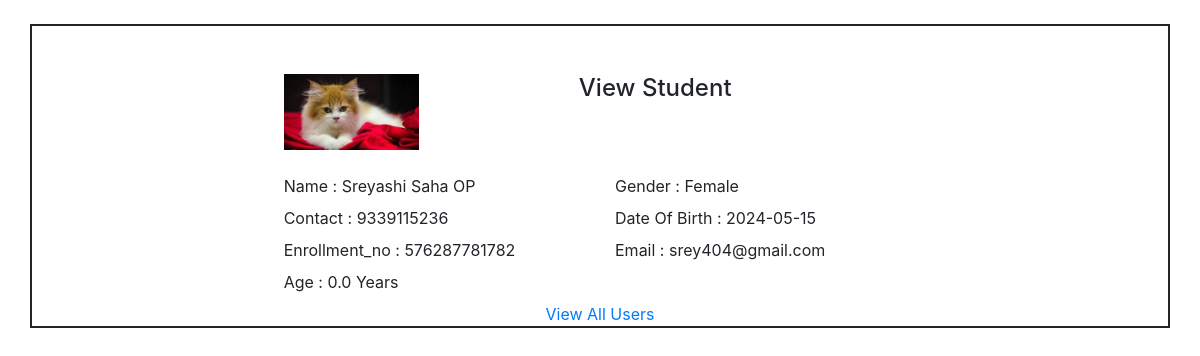
/8/view_user, run on the app's committed database.
### tables this page shows
CREATE TABLE users (id INTEGER PRIMARY KEY AUTOINCREMENT, name TEXT , email TEXT, gender TEXT, contact TEXT, dob date, Enrollment_no TEXT , profile_pic BLOB);

### crud.py (the view)
@app.route("/<int:id>/view_user", methods=("GET", "POST"))
def view_user(id):
    row = get_post(id)
    with sqlite3.connect("users.db") as con:
        cur = con.cursor()
        filename_or = row["profile_pic"]
        packages =  con.execute('Select date(dob) FROM users WHERE id = ?', (id,)).fetchone()
        for dob in packages:
            dob = datetime.strptime(dob, '%Y-%m-%d')
            age = (datetime.today() - dob).days/365
            age = round(age, 1)
    return render_template("view_user.html",row = row, now_date = age,)

### crud.py (called while the page is built)
def get_post(id):
    con = sqlite3.connect("users.db")
    con.row_factory = sqlite3.Row
    user = con.execute('SELECT * FROM users WHERE id = ?',(id,)).fetchone()
    con.close()
    if user is None:
        abort(404)
    return user

### Templates/view_user.html (shortened to what this page needs)
<!DOCTYPE html>
<html>
  <head>
    <link
      rel="stylesheet"
      href="https://maxcdn.bootstrapcdn.com/bootstrap/4.4.1/css/bootstrap.min.css"
    />
    <link
      rel="stylesheet"
      href="https://cdnjs.cloudflare.com/ajax/libs/font-awesome/4.7.0/css/font-awesome.min.css"
    />
  </head>
  <body>
    <section class="contact-from pt-4">
      <div class="container" style="border: 2px solid">
        <div class="row mt-5">
          <div class="col-md-7 mx-auto">
            <div class="form-wrapper">
              <div class="row">
                <img
                  src="/static/Uploads/{{row['profile_pic']}}"
                  class="col-md-3 mb-2"
                  alt=""
                />
                <div class="col-md-8">
                  <h4 class="text-center">View Student</h4>
                </div>
              </div>
              <div class="row mt-3">
                <div class="col-md-6">
                  <label>Name :</label> {{row["name"]}}
                </div>
                <div class="col-md-6">
                  <label>Gender :</label> {{row["gender"]}}
                </div>
                <div class="col-md-6">
                  <label>Contact :</label> {{row["contact"]}}
                </div>
                <div class="col-md-6">
                  <label>Date Of Birth :</label> {{row["dob"]}}
                </div>
                <div class="col-md-6">
                  <label>Enrollment_no :</label> {{row["Enrollment_no"]}}
                </div>
                <div class="col-md-6">
                  <label>Email :</label> {{row["email"]}}
                </div>
                <div class="col-md-6">
                  <label>Age :</label> {{now_date}} Years
                </div>
              </div>
              <div class="row">
                <a href="/view" class="col-md-12 text-center">View All Users</a>
              </div>
            </div>
          </div>
        </div>
      </div>
    </section>
  </body>
</html>

### data on the page
users: profile_pic (picture), name "Sreyashi Saha OP", gender "Female", contact "9339115236", dob "2024-05-15", Enrollment_no "576287781782", email "srey404@gmail.com"

### other printed values
{{ now_date }} "0.0"
